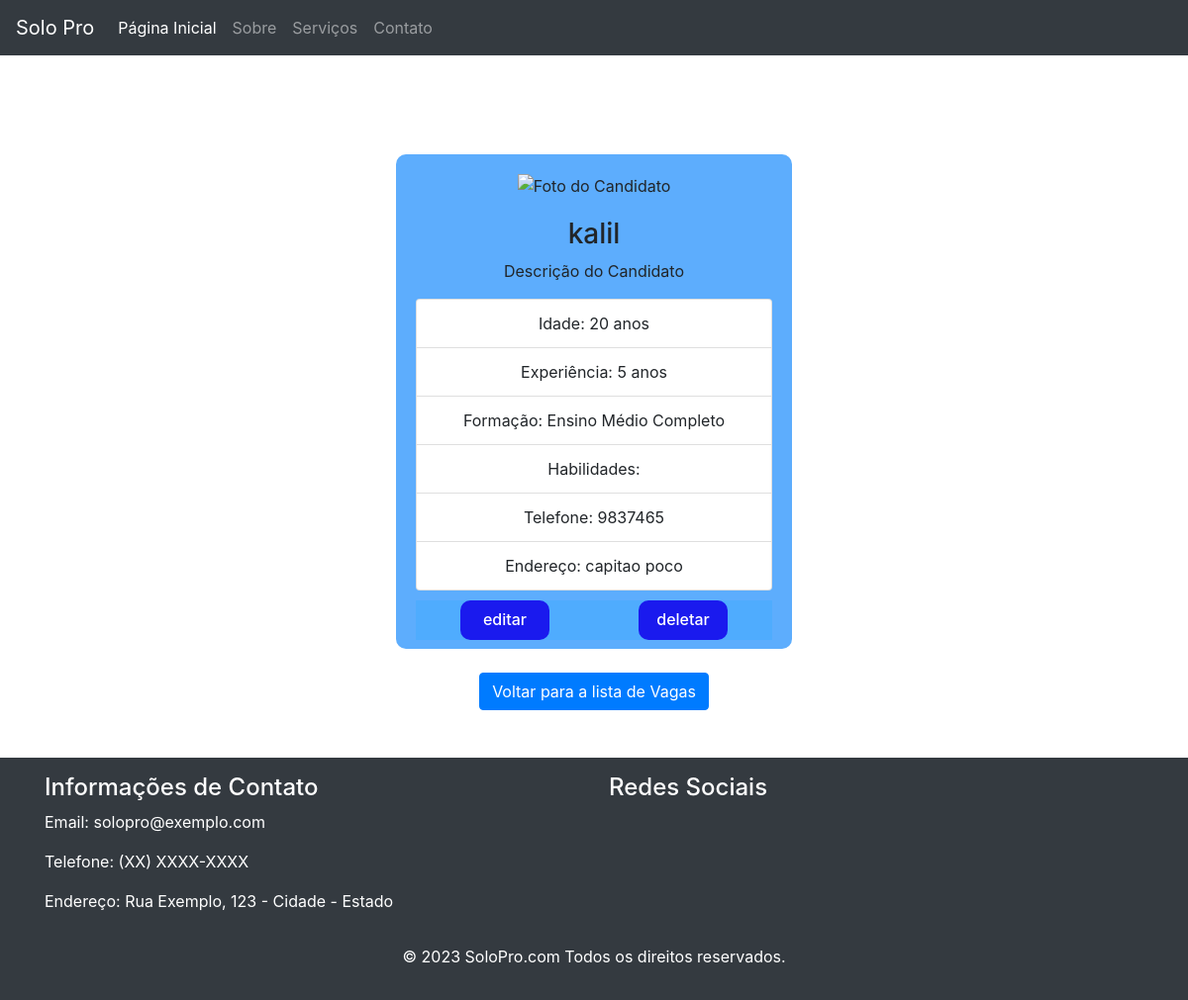
The page /ver_detalhes_vaga/2 on the database its author committed.
### app_soloPro/models.py (models this page shows, shortened)
class Vaga(models.Model):
    nome = models.CharField(max_length=200)
    endereco = models.CharField(max_length=200)
    atuacao = models.CharField(max_length=200)
    contato = models.CharField(max_length=200)

### app_soloPro/views.py (the view)
# urls.py: path('ver_detalhes_vaga/<int:id>', views.ver_detalhes_vaga, name='ver_detalhes_vaga'),
def ver_detalhes_vaga(request, id):
    vaga = Vaga.objects.get(id = id)
    return render(request, 'home/detalhes_vagas.html', {"vaga": vaga} )

### app_soloPro/templates/home/detalhes_vagas.html (shortened to what this page needs)
{% load static %}
<!DOCTYPE html>
<html>
<head>
    <link rel="stylesheet" href="https://stackpath.bootstrapcdn.com/bootstrap/4.5.0/css/bootstrap.min.css">
    <link rel="stylesheet" href="{% static 'css/candidatos.css' %}">
    <link rel="stylesheet" href="{% static 'css/detalhes.css' %}">
</head>
<body>
    <nav class="navbar navbar-expand-lg navbar-dark bg-dark">
        <a class="navbar-brand" href="#">Solo Pro</a>
        <div class="collapse navbar-collapse" id="navbarSupportedContent">
            <ul class="navbar-nav mr-auto">
                <li class="nav-item active">
                    <a class="nav-link" href="#">Página Inicial <span class="sr-only">(current)</span></a>
                </li>
                <li class="nav-item">
                    <a class="nav-link" href="#">Sobre</a>
                </li>
                <li class="nav-item">
                    <a class="nav-link" href="#">Serviços</a>
                </li>
                <li class="nav-item">
                    <a class="nav-link" href="#">Contato</a>
                </li>
            </ul>
        </div>
    </nav>
        <div class="container">
            <div class="candidate-details-container">
                <div class="text-center">
                    <img src="candidato1.jpg" class="img-fluid" alt="Foto do Candidato">
                </div>
                <h3>{{ vaga.nome }}</h3>
                <p>Descrição do Candidato</p>
                <ul class="list-group">
                    <li class="list-group-item">Idade: 20 anos</li>
                    <li class="list-group-item">Experiência: 5 anos</li>
                    <li class="list-group-item">Formação: Ensino Médio Completo</li>
                    <li class="list-group-item">Habilidades: {{ vaga.proficao }}</li>
                    <li class="list-group-item">Telefone: {{ vaga.contato }}</li>
                    <li class="list-group-item">Endereço: {{ vaga.endereco }} </li>
                </ul>
                <div class="botoes" style="margin-top: 10px;">
                    <h6 class="bnt-candidatos-editar" style="background-color: rgb(79, 172, 254);" >
                       <div class="bnt-zin" style="background-color: rgb(26, 26, 238);">
                        <a  href="{% url 'editar_vaga' vaga.id %}">editar</a>
                       </div  >
                       <div class="bnt-zin" style="background-color: rgb(26, 26, 238);">
                        <a href="{% url 'delete_vaga' vaga.id %}" >deletar</a>
                       </div>
                    </h6>
                </div>
            </div>
            <div id="botao" class="text-center mt-4">
                <a href="{% url 'vagas' %}" class="btn btn-primary">Voltar para a lista de Vagas</a>
            </div>
        </div>
    <footer class="bg-dark text-white mt-5">
        <div class="container py-3">
          <div class="row">
            <div class="col-md-6">
              <h4>Informações de Contato</h4>
              <p>Email: solopro@exemplo.com</p>
              <p>Telefone: (XX) XXXX-XXXX</p>
              <p>Endereço: Rua Exemplo, 123 - Cidade - Estado</p>
            </div>
            <div class="col-md-6">
              <h4>Redes Sociais</h4>
            </div>
          </div>
          <div class="row mt-3">
            <div class="col-md-12">
              <p class="text-center">© 2023 SoloPro.com Todos os direitos reservados.</p>
            </div>
          </div>
        </div>
      </footer>
</body>
</html>

### static/css/candidatos.css (style rules this page uses)
* { margin: 0%; padding: 0%; box-sizing: border-box; }
a { text-decoration: none; color: white; }
.bnt-candidatos-editar { background-color: rgb(230, 230, 230); width: 100%; display: flex; flex-direction: row; flex-flow: wrap; align-items: center; justify-content:space-around; }
.bnt-zin { background-color: rgb(70, 191, 251); text-decoration: none; color: white; width: 90px; height: 40px; border-radius: 10px; display: flex; justify-content: center; align-items: center; }

### static/css/detalhes.css (style rules this page uses)
.candidate-details-container { background-color: #5dadfd; height: 500px; width: 400px; margin: 0 auto; margin-top: 100px; padding: 20px; text-align: center; border-radius: 10px; }
.candidate-details-container img { max-width: 200px; max-height: 200px; margin-bottom: 20px; }
#botao { margin-top: 20px; }

### rows shown on the page
Vaga: nome "kalil", contato "9837465", endereco "capitao poco"
